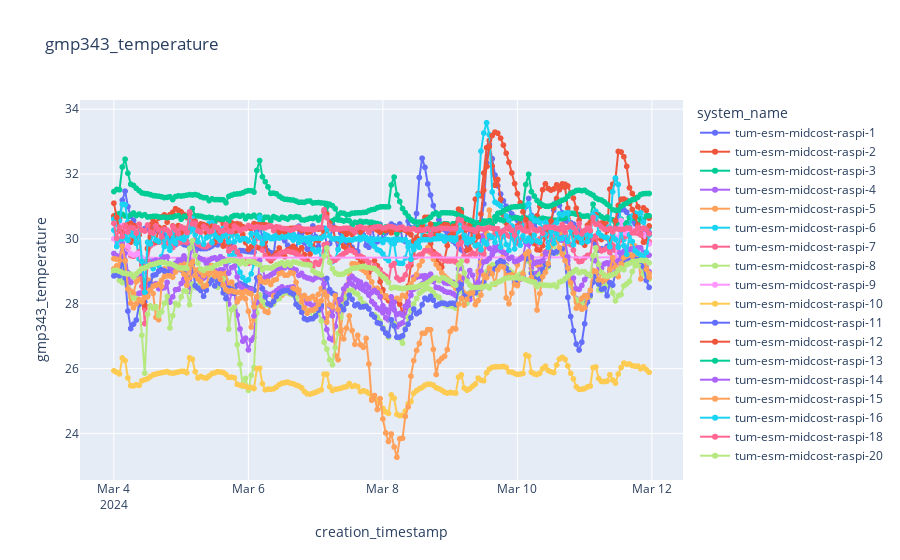

This figure's notebook cell:
### Code cell
plot_sensor_measurement(df,sensor_id,col_name="gmp343_temperature",filter=filter)

### Figure 1 — Plotly figure (JSON) as saved in the notebook; plotly's stock layout.template omitted (floating-point values rounded to 4 significant figures; data arrays with more than 128 entries replaced by an {"elided": "..."} marker saying what was removed)
{"data": [{"hovertemplate": "system_name=tum-esm-midcost-raspi-1<br>creation_timestamp=%{x}<br>gmp343_temperature=%{y}<extra></extra>", "legendgroup": "tum-esm-midcost-raspi-1", "line": {"color": "#636efa", "dash": "solid"}, "marker": {"symbol": "circle"}, "mode": "lines+markers", "name": "tum-esm-midcost-raspi-1", "showlegend": true, "type": "scattergl", "x": {"elided": "192 str values"}, "xaxis": "x", "y": {"elided": "192 float values"}, "yaxis": "y"}, {"hovertemplate": "system_name=tum-esm-midcost-raspi-2<br>creation_timestamp=%{x}<br>gmp343_temperature=%{y}<extra></extra>", "legendgroup": "tum-esm-midcost-raspi-2", "line": {"color": "#EF553B", "dash": "solid"}, "marker": {"symbol": "circle"}, "mode": "lines+markers", "name": "tum-esm-midcost-raspi-2", "showlegend": true, "type": "scattergl", "x": {"elided": "192 str values"}, "xaxis": "x", "y": {"elided": "192 float values"}, "yaxis": "y"}, {"hovertemplate": "system_name=tum-esm-midcost-raspi-3<br>creation_timestamp=%{x}<br>gmp343_temperature=%{y}<extra></extra>", "legendgroup": "tum-esm-midcost-raspi-3", "line": {"color": "#00cc96", "dash": "solid"}, "marker": {"symbol": "circle"}, "mode": "lines+markers", "name": "tum-esm-midcost-raspi-3", "showlegend": true, "type": "scattergl", "x": {"elided": "192 str values"}, "xaxis": "x", "y": {"elided": "192 float values"}, "yaxis": "y"}, {"hovertemplate": "system_name=tum-esm-midcost-raspi-4<br>creation_timestamp=%{x}<br>gmp343_temperature=%{y}<extra></extra>", "legendgroup": "tum-esm-midcost-raspi-4", "line": {"color": "#ab63fa", "dash": "solid"}, "marker": {"symbol": "circle"}, "mode": "lines+markers", "name": "tum-esm-midcost-raspi-4", "showlegend": true, "type": "scattergl", "x": {"elided": "192 str values"}, "xaxis": "x", "y": {"elided": "192 float values"}, "yaxis": "y"}, {"hovertemplate": "system_name=tum-esm-midcost-raspi-5<br>creation_timestamp=%{x}<br>gmp343_temperature=%{y}<extra></extra>", "legendgroup": "tum-esm-midcost-raspi-5", "line": {"color": "#FFA15A", "dash": "solid"}, "marker": {"symbol": "circle"}, "mode": "lines+markers", "name": "tum-esm-midcost-raspi-5", "showlegend": true, "type": "scattergl", "x": {"elided": "192 str values"}, "xaxis": "x", "y": {"elided": "192 float values"}, "yaxis": "y"}, {"hovertemplate": "system_name=tum-esm-midcost-raspi-6<br>creation_timestamp=%{x}<br>gmp343_temperature=%{y}<extra></extra>", "legendgroup": "tum-esm-midcost-raspi-6", "line": {"color": "#19d3f3", "dash": "solid"}, "marker": {"symbol": "circle"}, "mode": "lines+markers", "name": "tum-esm-midcost-raspi-6", "showlegend": true, "type": "scattergl", "x": {"elided": "192 str values"}, "xaxis": "x", "y": {"elided": "192 float values"}, "yaxis": "y"}, {"hovertemplate": "system_name=tum-esm-midcost-raspi-7<br>creation_timestamp=%{x}<br>gmp343_temperature=%{y}<extra></extra>", "legendgroup": "tum-esm-midcost-raspi-7", "line": {"color": "#FF6692", "dash": "solid"}, "marker": {"symbol": "circle"}, "mode": "lines+markers", "name": "tum-esm-midcost-raspi-7", "showlegend": true, "type": "scattergl", "x": {"elided": "192 str values"}, "xaxis": "x", "y": {"elided": "192 float values"}, "yaxis": "y"}, {"hovertemplate": "system_name=tum-esm-midcost-raspi-8<br>creation_timestamp=%{x}<br>gmp343_temperature=%{y}<extra></extra>", "legendgroup": "tum-esm-midcost-raspi-8", "line": {"color": "#B6E880", "dash": "solid"}, "marker": {"symbol": "circle"}, "mode": "lines+markers", "name": "tum-esm-midcost-raspi-8", "showlegend": true, "type": "scattergl", "x": {"elided": "192 str values"}, "xaxis": "x", "y": {"elided": "192 float values"}, "yaxis": "y"}, {"hovertemplate": "system_name=tum-esm-midcost-raspi-9<br>creation_timestamp=%{x}<br>gmp343_temperature=%{y}<extra></extra>", "legendgroup": "tum-esm-midcost-raspi-9", "line": {"color": "#FF97FF", "dash": "solid"}, "marker": {"symbol": "circle"}, "mode": "lines+markers", "name": "tum-esm-midcost-raspi-9", "showlegend": true, "type": "scattergl", "x": ["2024-03-04T00:00:00+00:00", "2024-03-04T01:00:00+00:00", "2024-03-04T02:00:00+00:00", "2024-03-04T03:00:00+00:00", "2024-03-04T04:00:00+00:00", "2024-03-04T05:00:00+00:00", "2024-03-04T06:00:00+00:00", "2024-03-04T07:00:00+00:00", "2024-03-04T08:00:00+00:00", "2024-03-04T09:00:00+00:00", "2024-03-04T10:00:00+00:00", "2024-03-11T11:00:00+00:00", "2024-03-11T12:00:00+00:00", "2024-03-11T13:00:00+00:00", "2024-03-11T14:00:00+00:00", "2024-03-11T15:00:00+00:00", "2024-03-11T16:00:00+00:00", "2024-03-11T17:00:00+00:00", "2024-03-11T18:00:00+00:00", "2024-03-11T19:00:00+00:00", "2024-03-11T20:00:00+00:00", "2024-03-11T21:00:00+00:00", "2024-03-11T22:00:00+00:00", "2024-03-11T23:00:00+00:00"], "xaxis": "x", "y": [30.0, 29.87, 29.9, 30.41, 30.2, 29.77, 29.54, 29.5, 29.52, 29.56, 29.42, 29.43, 30.05, 30.57, 30.2, 30.16, 30.25, 30.28, 30.24, 30.25, 30.21, 30.13, 30.02, 29.85], "yaxis": "y"}, {"hovertemplate": "system_name=tum-esm-midcost-raspi-10<br>creation_timestamp=%{x}<br>gmp343_temperature=%{y}<extra></extra>", "legendgroup": "tum-esm-midcost-raspi-10", "line": {"color": "#FECB52", "dash": "solid"}, "marker": {"symbol": "circle"}, "mode": "lines+markers", "name": "tum-esm-midcost-raspi-10", "showlegend": true, "type": "scattergl", "x": {"elided": "192 str values"}, "xaxis": "x", "y": {"elided": "192 float values"}, "yaxis": "y"}, {"hovertemplate": "system_name=tum-esm-midcost-raspi-11<br>creation_timestamp=%{x}<br>gmp343_temperature=%{y}<extra></extra>", "legendgroup": "tum-esm-midcost-raspi-11", "line": {"color": "#636efa", "dash": "solid"}, "marker": {"symbol": "circle"}, "mode": "lines+markers", "name": "tum-esm-midcost-raspi-11", "showlegend": true, "type": "scattergl", "x": {"elided": "192 str values"}, "xaxis": "x", "y": {"elided": "192 float values"}, "yaxis": "y"}, {"hovertemplate": "system_name=tum-esm-midcost-raspi-12<br>creation_timestamp=%{x}<br>gmp343_temperature=%{y}<extra></extra>", "legendgroup": "tum-esm-midcost-raspi-12", "line": {"color": "#EF553B", "dash": "solid"}, "marker": {"symbol": "circle"}, "mode": "lines+markers", "name": "tum-esm-midcost-raspi-12", "showlegend": true, "type": "scattergl", "x": {"elided": "192 str values"}, "xaxis": "x", "y": {"elided": "192 float values"}, "yaxis": "y"}, {"hovertemplate": "system_name=tum-esm-midcost-raspi-13<br>creation_timestamp=%{x}<br>gmp343_temperature=%{y}<extra></extra>", "legendgroup": "tum-esm-midcost-raspi-13", "line": {"color": "#00cc96", "dash": "solid"}, "marker": {"symbol": "circle"}, "mode": "lines+markers", "name": "tum-esm-midcost-raspi-13", "showlegend": true, "type": "scattergl", "x": {"elided": "192 str values"}, "xaxis": "x", "y": {"elided": "192 float values"}, "yaxis": "y"}, {"hovertemplate": "system_name=tum-esm-midcost-raspi-14<br>creation_timestamp=%{x}<br>gmp343_temperature=%{y}<extra></extra>", "legendgroup": "tum-esm-midcost-raspi-14", "line": {"color": "#ab63fa", "dash": "solid"}, "marker": {"symbol": "circle"}, "mode": "lines+markers", "name": "tum-esm-midcost-raspi-14", "showlegend": true, "type": "scattergl", "x": {"elided": "192 str values"}, "xaxis": "x", "y": {"elided": "192 float values"}, "yaxis": "y"}, {"hovertemplate": "system_name=tum-esm-midcost-raspi-15<br>creation_timestamp=%{x}<br>gmp343_temperature=%{y}<extra></extra>", "legendgroup": "tum-esm-midcost-raspi-15", "line": {"color": "#FFA15A", "dash": "solid"}, "marker": {"symbol": "circle"}, "mode": "lines+markers", "name": "tum-esm-midcost-raspi-15", "showlegend": true, "type": "scattergl", "x": {"elided": "192 str values"}, "xaxis": "x", "y": {"elided": "192 float values"}, "yaxis": "y"}, {"hovertemplate": "system_name=tum-esm-midcost-raspi-16<br>creation_timestamp=%{x}<br>gmp343_temperature=%{y}<extra></extra>", "legendgroup": "tum-esm-midcost-raspi-16", "line": {"color": "#19d3f3", "dash": "solid"}, "marker": {"symbol": "circle"}, "mode": "lines+markers", "name": "tum-esm-midcost-raspi-16", "showlegend": true, "type": "scattergl", "x": {"elided": "192 str values"}, "xaxis": "x", "y": {"elided": "192 float values"}, "yaxis": "y"}, {"hovertemplate": "system_name=tum-esm-midcost-raspi-18<br>creation_timestamp=%{x}<br>gmp343_temperature=%{y}<extra></extra>", "legendgroup": "tum-esm-midcost-raspi-18", "line": {"color": "#FF6692", "dash": "solid"}, "marker": {"symbol": "circle"}, "mode": "lines+markers", "name": "tum-esm-midcost-raspi-18", "showlegend": true, "type": "scattergl", "x": {"elided": "192 str values"}, "xaxis": "x", "y": {"elided": "192 float values"}, "yaxis": "y"}, {"hovertemplate": "system_name=tum-esm-midcost-raspi-20<br>creation_timestamp=%{x}<br>gmp343_temperature=%{y}<extra></extra>", "legendgroup": "tum-esm-midcost-raspi-20", "line": {"color": "#B6E880", "dash": "solid"}, "marker": {"symbol": "circle"}, "mode": "lines+markers", "name": "tum-esm-midcost-raspi-20", "showlegend": true, "type": "scattergl", "x": {"elided": "192 str values"}, "xaxis": "x", "y": {"elided": "192 float values"}, "yaxis": "y"}], "layout": {"legend": {"title": {"text": "system_name"}, "tracegroupgap": 0}, "title": {"text": "gmp343_temperature"}, "xaxis": {"anchor": "y", "domain": [0, 1], "title": {"text": "creation_timestamp"}}, "yaxis": {"anchor": "x", "domain": [0, 1], "title": {"text": "gmp343_temperature"}}}}
